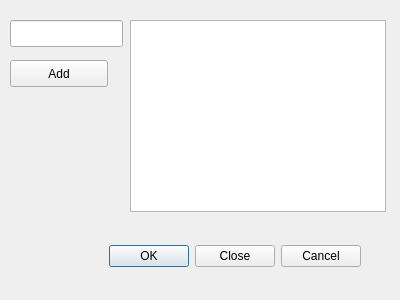
<?xml version="1.0" encoding="UTF-8"?>
<ui version="4.0">
 <class>Dialog</class>
 <widget class="QDialog" name="Dialog">
  <property name="geometry">
   <rect>
    <x>0</x>
    <y>0</y>
    <width>400</width>
    <height>300</height>
   </rect>
  </property>
  <property name="windowTitle">
   <string>Dialog</string>
  </property>
  <widget class="QDialogButtonBox" name="buttonBox">
   <property name="geometry">
    <rect>
     <x>20</x>
     <y>240</y>
     <width>341</width>
     <height>32</height>
    </rect>
   </property>
   <property name="orientation">
    <enum>Qt::Horizontal</enum>
   </property>
   <property name="standardButtons">
    <set>QDialogButtonBox::Cancel|QDialogButtonBox::Close|QDialogButtonBox::Ok</set>
   </property>
  </widget>
  <widget class="QPushButton" name="addBtn">
   <property name="geometry">
    <rect>
     <x>10</x>
     <y>60</y>
     <width>98</width>
     <height>27</height>
    </rect>
   </property>
   <property name="text">
    <string>Add</string>
   </property>
  </widget>
  <widget class="QListWidget" name="listWidget">
   <property name="geometry">
    <rect>
     <x>130</x>
     <y>20</y>
     <width>256</width>
     <height>192</height>
    </rect>
   </property>
  </widget>
  <widget class="QLineEdit" name="myTestInput">
   <property name="geometry">
    <rect>
     <x>10</x>
     <y>20</y>
     <width>113</width>
     <height>27</height>
    </rect>
   </property>
  </widget>
 </widget>
 <resources/>
 <connections>
  <connection>
   <sender>buttonBox</sender>
   <signal>accepted()</signal>
   <receiver>Dialog</receiver>
   <slot>accept()</slot>
   <hints>
    <hint type="sourcelabel">
     <x>248</x>
     <y>254</y>
    </hint>
    <hint type="destinationlabel">
     <x>157</x>
     <y>274</y>
    </hint>
   </hints>
  </connection>
  <connection>
   <sender>buttonBox</sender>
   <signal>rejected()</signal>
   <receiver>Dialog</receiver>
   <slot>reject()</slot>
   <hints>
    <hint type="sourcelabel">
     <x>316</x>
     <y>260</y>
    </hint>
    <hint type="destinationlabel">
     <x>286</x>
     <y>274</y>
    </hint>
   </hints>
  </connection>
 </connections>
</ui>
